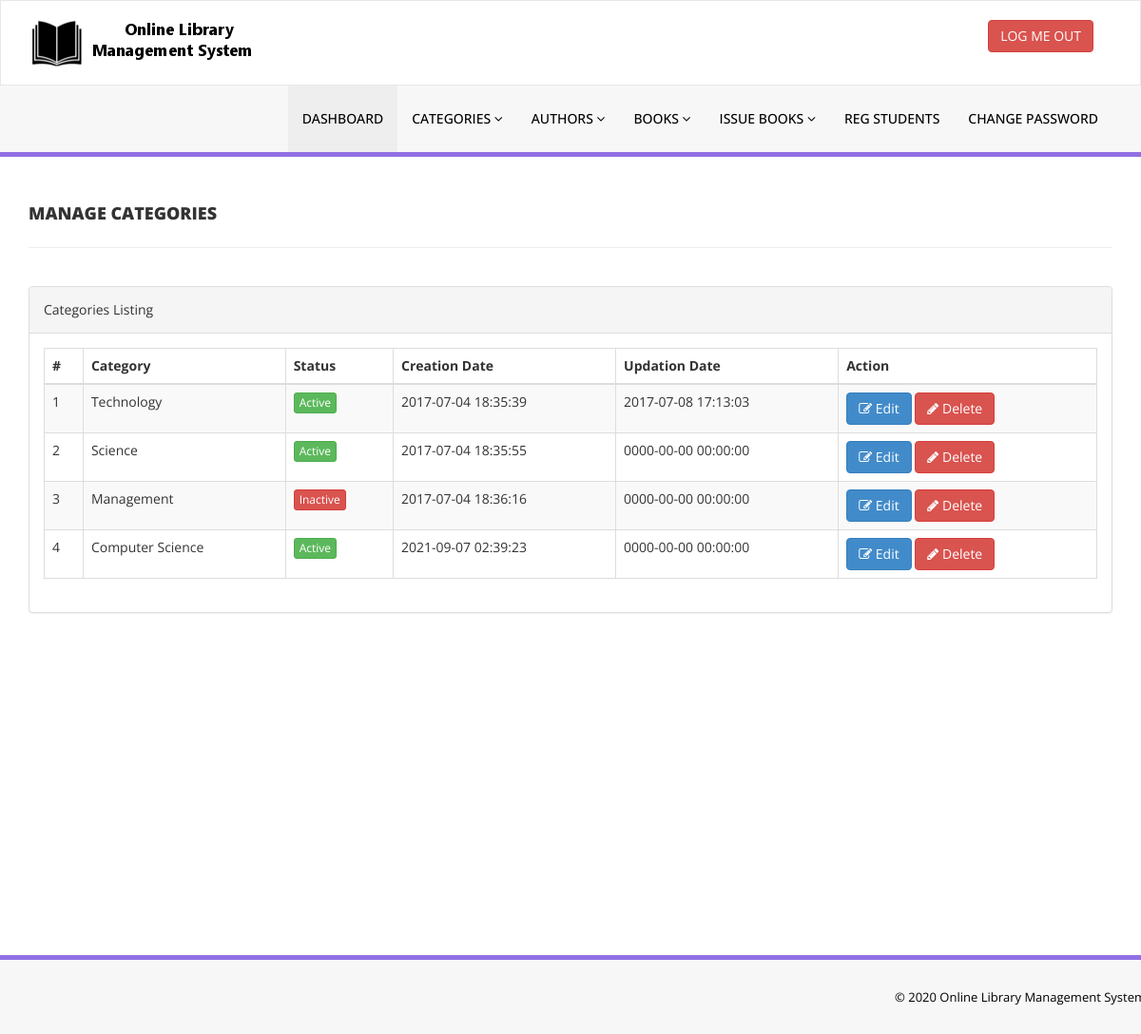
The page /admin/manage-categories.php (signed in) on the database its author committed.
### tables this page shows
CREATE TABLE `tblcategory` (
  `id` int(11) NOT NULL,
  `CategoryName` varchar(150) DEFAULT NULL,
  `Status` int(1) DEFAULT NULL,
  `CreationDate` timestamp NULL DEFAULT current_timestamp(),
  `UpdationDate` timestamp NOT NULL DEFAULT '0000-00-00 00:00:00' ON UPDATE current_timestamp()
);

### admin/manage-categories.php (the view, shortened to what this page needs)
<?php
include('includes/config.php');
if(strlen($_SESSION['alogin'])==0)
    {
header('location:index.php');
}
else{
    ?>
<!DOCTYPE html>
<html xmlns="http://www.w3.org/1999/xhtml">
<head>
    <link href="assets/css/bootstrap.css" rel="stylesheet" />
    <link href="assets/css/font-awesome.css" rel="stylesheet" />
    <link href="assets/js/dataTables/dataTables.bootstrap.css" rel="stylesheet" />
    <link href="assets/css/style.css" rel="stylesheet" />
</head>
<body>
<?php include('includes/header.php');?>
    <div class="content-wrapper">
         <div class="container">
        <div class="row pad-botm">
            <div class="col-md-12">
                <h4 class="header-line">Manage Categories</h4>
    </div>
     <div class="row">
</div>
        </div>
            <div class="row">
                <div class="col-md-12">
                    <div class="panel panel-default">
                        <div class="panel-heading">
                           Categories Listing
                        </div>
                        <div class="panel-body">
                            <div class="table-responsive">
                                <table class="table table-striped table-bordered table-hover" id="dataTables-example">
                                    <thead>
                                        <tr>
                                            <th>#</th>
                                            <th>Category</th>
                                            <th>Status</th>
                                            <th>Creation Date</th>
                                            <th>Updation Date</th>
                                            <th>Action</th>
                                        </tr>
                                    </thead>
                                    <tbody>
<?php $sql = "SELECT * from  tblcategory";
$query = $dbh -> prepare($sql);
$query->execute();
$results=$query->fetchAll(PDO::FETCH_OBJ);
$cnt=1;
if($query->rowCount() > 0)
{
foreach($results as $result)
{               ?>
                                        <tr class="odd gradeX">
                                            <td class="center"><?php echo htmlentities($cnt);?></td>
                                            <td class="center"><?php echo htmlentities($result->CategoryName);?></td>
                                            <td class="center"><?php if($result->Status==1) {?>
                                            <a href="#" class="btn btn-success btn-xs">Active</a>
                                            <?php } else {?>
                                            <a href="#" class="btn btn-danger btn-xs">Inactive</a>
                                            <?php } ?></td>
                                            <td class="center"><?php echo htmlentities($result->CreationDate);?></td>
                                            <td class="center"><?php echo htmlentities($result->UpdationDate);?></td>
                                            <td class="center">
                                            <a href="edit-category.php?catid=<?php echo htmlentities($result->id);?>"><button class="btn btn-primary"><i class="fa fa-edit "></i> Edit</button>
                                          <a href="manage-categories.php?del=<?php echo htmlentities($result->id);?>" onclick="return confirm('Are you sure you want to delete?');"" >  <button class="btn btn-danger"><i class="fa fa-pencil"></i> Delete</button>
                                            </td>
                                        </tr>
 <?php $cnt=$cnt+1;}} ?>
                                    </tbody>
                                </table>
                            </div>
                        </div>
                    </div>
                </div>
            </div>
    </div>
    </div>
  <?php include('includes/footer.php');?>
</body>
</html>
<?php } ?>

### admin/includes/header.php (shortened to what this page needs)
<div class="navbar navbar-inverse set-radius-zero" >
        <div class="container">
            <div class="navbar-header">
                <a class="navbar-brand">
                    <img src="assets/img/logo.png" />
                </a>
            </div>
            <div class="right-div">
                <a href="logout.php" class="btn btn-danger pull-right">LOG ME OUT</a>
            </div>
        </div>
    </div>
    <section class="menu-section">
        <div class="container">
            <div class="row ">
                <div class="col-md-12">
                    <div class="navbar-collapse collapse ">
                        <ul id="menu-top" class="nav navbar-nav navbar-right">
                            <li><a href="dashboard.php" class="menu-top-active">DASHBOARD</a></li>
                            <li>
                                <a href="#" class="dropdown-toggle" id="ddlmenuItem" data-toggle="dropdown"> Categories <i class="fa fa-angle-down"></i></a>
                            </li>
                            <li>
                                <a href="#" class="dropdown-toggle" id="ddlmenuItem" data-toggle="dropdown"> Authors <i class="fa fa-angle-down"></i></a>
                            </li>
 <li>
                                <a href="#" class="dropdown-toggle" id="ddlmenuItem" data-toggle="dropdown"> Books <i class="fa fa-angle-down"></i></a>
                            </li>
                           <li>
                                <a href="#" class="dropdown-toggle" id="ddlmenuItem" data-toggle="dropdown"> Issue Books <i class="fa fa-angle-down"></i></a>
                            </li>
                             <li><a href="reg-students.php">Reg Students</a></li>
  <li><a href="change-password.php">Change Password</a></li>
                        </ul>
                    </div>
                </div>
            </div>
        </div>
    </section>

### admin/includes/footer.php
<section class="footer-section">
     <div class="container">
         <div class="row">
             <div class="col-md-12">
                &copy; 2020 Online Library Management System
             </div>
         </div>
     </div>
 </section>

### admin/assets/css/style.css (style rules this page uses)
.set-radius-zero { border-radius:0px; -moz-border-radius:0px; -webkit-border-radius:0px; }
.content-wrapper { margin-top: 40px; min-height:800px; padding-bottom:90px; }
.header-line { font-weight:900; padding-bottom:25px; border-bottom:1px solid #eeeeee; text-transform:uppercase; }
.pad-botm { padding-bottom:30px; }
.right-div { float: right; padding: 20px; }
#menu-top a { color:#000; text-decoration:none; font-weight:500; padding: 25px 15px 25px 15px; text-transform:uppercase; }
.menu-section { background-color: #f7f7f7; border-bottom:5px solid #9170E4; width:100% }
.menu-top-active { background-color:#eeeeee; }
.navbar-inverse { background-color: #FFF; border-color: rgba(155, 153, 153, 0.23); }
.navbar { min-height: 90px; margin-bottom: 0px; }
.footer-section { padding:25px 50px 25px 50px; color:#000; font-size:13px; background-color: #f7f7f7; text-align:right; border-top:5px solid #9170E4; }

### rows shown on the page
tblcategory: CategoryName "Technology", Status "Active", CreationDate "2017-07-04 18:35:39", UpdationDate "2017-07-08 17:13:03"
tblcategory: CategoryName "Science", Status "Active", CreationDate "2017-07-04 18:35:55", UpdationDate "0000-00-00 00:00:00"
tblcategory: CategoryName "Management", Status "Inactive", CreationDate "2017-07-04 18:36:16", UpdationDate "0000-00-00 00:00:00"
tblcategory: CategoryName "Computer Science", Status "Active", CreationDate "2021-09-07 02:39:23", UpdationDate "0000-00-00 00:00:00"
